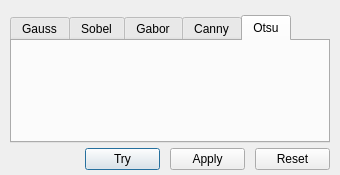
<?xml version="1.0" encoding="UTF-8"?>
<ui version="4.0">
 <class>FiltersDialog</class>
 <widget class="QDialog" name="FiltersDialog">
  <property name="geometry">
   <rect>
    <x>0</x>
    <y>0</y>
    <width>340</width>
    <height>175</height>
   </rect>
  </property>
  <property name="windowTitle">
   <string>Dialog</string>
  </property>
  <layout class="QVBoxLayout" name="verticalLayout">
   <property name="spacing">
    <number>5</number>
   </property>
   <property name="leftMargin">
    <number>10</number>
   </property>
   <property name="topMargin">
    <number>15</number>
   </property>
   <property name="rightMargin">
    <number>10</number>
   </property>
   <property name="bottomMargin">
    <number>5</number>
   </property>
   <item>
    <widget class="QTabWidget" name="filters_tabWidget">
     <property name="layoutDirection">
      <enum>Qt::LeftToRight</enum>
     </property>
     <property name="tabPosition">
      <enum>QTabWidget::North</enum>
     </property>
     <property name="tabShape">
      <enum>QTabWidget::Rounded</enum>
     </property>
     <property name="currentIndex">
      <number>4</number>
     </property>
     <widget class="QWidget" name="gauss_parameters_tab">
      <attribute name="title">
       <string>Gauss</string>
      </attribute>
      <layout class="QGridLayout" name="gridLayout" rowstretch="0,0,0">
       <property name="leftMargin">
        <number>10</number>
       </property>
       <property name="topMargin">
        <number>10</number>
       </property>
       <property name="rightMargin">
        <number>10</number>
       </property>
       <property name="bottomMargin">
        <number>10</number>
       </property>
       <item row="2" column="0">
        <widget class="QFrame" name="gauss_parameters_frame">
         <property name="maximumSize">
          <size>
           <width>150</width>
           <height>75</height>
          </size>
         </property>
         <property name="frameShape">
          <enum>QFrame::NoFrame</enum>
         </property>
         <property name="frameShadow">
          <enum>QFrame::Raised</enum>
         </property>
         <layout class="QGridLayout" name="gridLayout_3">
          <property name="leftMargin">
           <number>0</number>
          </property>
          <property name="topMargin">
           <number>0</number>
          </property>
          <property name="rightMargin">
           <number>0</number>
          </property>
          <property name="bottomMargin">
           <number>0</number>
          </property>
          <property name="horizontalSpacing">
           <number>10</number>
          </property>
          <property name="verticalSpacing">
           <number>5</number>
          </property>
          <item row="1" column="0">
           <widget class="QLabel" name="gauss_sigma_label">
            <property name="maximumSize">
             <size>
              <width>60</width>
              <height>16777215</height>
             </size>
            </property>
            <property name="text">
             <string>Sigma</string>
            </property>
            <property name="alignment">
             <set>Qt::AlignCenter</set>
            </property>
           </widget>
          </item>
          <item row="1" column="1">
           <widget class="QLineEdit" name="gauss_sigma_lineEdit">
            <property name="minimumSize">
             <size>
              <width>55</width>
              <height>0</height>
             </size>
            </property>
            <property name="maximumSize">
             <size>
              <width>50</width>
              <height>16777215</height>
             </size>
            </property>
            <property name="text">
             <string>1.0</string>
            </property>
            <property name="alignment">
             <set>Qt::AlignCenter</set>
            </property>
           </widget>
          </item>
          <item row="0" column="1">
           <widget class="QComboBox" name="gauss_window_comboBox">
            <property name="minimumSize">
             <size>
              <width>55</width>
              <height>0</height>
             </size>
            </property>
            <property name="maximumSize">
             <size>
              <width>60</width>
              <height>16777215</height>
             </size>
            </property>
            <property name="currentText">
             <string>3</string>
            </property>
            <property name="frame">
             <bool>true</bool>
            </property>
            <item>
             <property name="text">
              <string>3</string>
             </property>
            </item>
            <item>
             <property name="text">
              <string>5</string>
             </property>
            </item>
            <item>
             <property name="text">
              <string>7</string>
             </property>
            </item>
           </widget>
          </item>
          <item row="0" column="0">
           <widget class="QLabel" name="gauss_window_label">
            <property name="maximumSize">
             <size>
              <width>60</width>
              <height>16777215</height>
             </size>
            </property>
            <property name="text">
             <string>Window</string>
            </property>
            <property name="alignment">
             <set>Qt::AlignCenter</set>
            </property>
           </widget>
          </item>
         </layout>
        </widget>
       </item>
      </layout>
     </widget>
     <widget class="QWidget" name="sobel_parameters_tab">
      <attribute name="title">
       <string>Sobel</string>
      </attribute>
      <layout class="QGridLayout" name="gridLayout_2">
       <item row="0" column="0">
        <widget class="QLabel" name="sobel_message_label">
         <property name="text">
          <string>No parameters</string>
         </property>
         <property name="alignment">
          <set>Qt::AlignCenter</set>
         </property>
        </widget>
       </item>
      </layout>
     </widget>
     <widget class="QWidget" name="gabor_parameters_tab">
      <attribute name="title">
       <string>Gabor</string>
      </attribute>
      <layout class="QGridLayout" name="gridLayout_5">
       <property name="leftMargin">
        <number>10</number>
       </property>
       <property name="topMargin">
        <number>10</number>
       </property>
       <property name="rightMargin">
        <number>10</number>
       </property>
       <property name="bottomMargin">
        <number>10</number>
       </property>
       <property name="spacing">
        <number>7</number>
       </property>
       <item row="0" column="0">
        <widget class="QFrame" name="gabor_parameters_frame">
         <property name="maximumSize">
          <size>
           <width>150</width>
           <height>75</height>
          </size>
         </property>
         <property name="frameShape">
          <enum>QFrame::NoFrame</enum>
         </property>
         <property name="frameShadow">
          <enum>QFrame::Raised</enum>
         </property>
         <layout class="QGridLayout" name="gridLayout_4">
          <property name="leftMargin">
           <number>0</number>
          </property>
          <property name="topMargin">
           <number>0</number>
          </property>
          <property name="rightMargin">
           <number>0</number>
          </property>
          <property name="bottomMargin">
           <number>0</number>
          </property>
          <property name="horizontalSpacing">
           <number>10</number>
          </property>
          <property name="verticalSpacing">
           <number>5</number>
          </property>
          <item row="1" column="0">
           <widget class="QLabel" name="gabor_tetta_label">
            <property name="maximumSize">
             <size>
              <width>60</width>
              <height>16777215</height>
             </size>
            </property>
            <property name="text">
             <string>Tetta</string>
            </property>
            <property name="alignment">
             <set>Qt::AlignCenter</set>
            </property>
           </widget>
          </item>
          <item row="1" column="1">
           <widget class="QComboBox" name="gabor_tetta_comboBox">
            <property name="minimumSize">
             <size>
              <width>55</width>
              <height>0</height>
             </size>
            </property>
            <property name="maximumSize">
             <size>
              <width>60</width>
              <height>16777215</height>
             </size>
            </property>
            <item>
             <property name="text">
              <string>0</string>
             </property>
            </item>
            <item>
             <property name="text">
              <string>45</string>
             </property>
            </item>
            <item>
             <property name="text">
              <string>90</string>
             </property>
            </item>
            <item>
             <property name="text">
              <string>135</string>
             </property>
            </item>
           </widget>
          </item>
          <item row="0" column="1">
           <widget class="QComboBox" name="gabor_window_comboBox">
            <property name="minimumSize">
             <size>
              <width>55</width>
              <height>0</height>
             </size>
            </property>
            <property name="maximumSize">
             <size>
              <width>60</width>
              <height>16777215</height>
             </size>
            </property>
            <property name="currentText">
             <string>3</string>
            </property>
            <property name="frame">
             <bool>true</bool>
            </property>
            <item>
             <property name="text">
              <string>3</string>
             </property>
            </item>
            <item>
             <property name="text">
              <string>5</string>
             </property>
            </item>
            <item>
             <property name="text">
              <string>7</string>
             </property>
            </item>
           </widget>
          </item>
          <item row="0" column="0">
           <widget class="QLabel" name="gabor_window_label">
            <property name="maximumSize">
             <size>
              <width>60</width>
              <height>16777215</height>
             </size>
            </property>
            <property name="text">
             <string>Window</string>
            </property>
            <property name="alignment">
             <set>Qt::AlignCenter</set>
            </property>
           </widget>
          </item>
         </layout>
        </widget>
       </item>
      </layout>
     </widget>
     <widget class="QWidget" name="canny_parameters_tab">
      <attribute name="title">
       <string>Canny</string>
      </attribute>
      <widget class="QLabel" name="canny_message_label">
       <property name="geometry">
        <rect>
         <x>10</x>
         <y>10</y>
         <width>254</width>
         <height>70</height>
        </rect>
       </property>
       <property name="text">
        <string>No parameters</string>
       </property>
       <property name="alignment">
        <set>Qt::AlignCenter</set>
       </property>
      </widget>
     </widget>
     <widget class="QWidget" name="otsu_parameters_tab">
      <attribute name="title">
       <string>Otsu</string>
      </attribute>
     </widget>
    </widget>
   </item>
   <item>
    <widget class="QFrame" name="buttons_frame">
     <property name="frameShape">
      <enum>QFrame::NoFrame</enum>
     </property>
     <property name="frameShadow">
      <enum>QFrame::Raised</enum>
     </property>
     <layout class="QHBoxLayout" name="horizontalLayout">
      <property name="spacing">
       <number>10</number>
      </property>
      <property name="leftMargin">
       <number>0</number>
      </property>
      <property name="topMargin">
       <number>0</number>
      </property>
      <property name="rightMargin">
       <number>0</number>
      </property>
      <property name="bottomMargin">
       <number>0</number>
      </property>
      <item>
       <spacer name="buttons_horizontalSpacer">
        <property name="orientation">
         <enum>Qt::Horizontal</enum>
        </property>
        <property name="sizeHint" stdset="0">
         <size>
          <width>40</width>
          <height>20</height>
         </size>
        </property>
       </spacer>
      </item>
      <item>
       <widget class="QPushButton" name="try_button">
        <property name="minimumSize">
         <size>
          <width>75</width>
          <height>0</height>
         </size>
        </property>
        <property name="maximumSize">
         <size>
          <width>75</width>
          <height>16777215</height>
         </size>
        </property>
        <property name="text">
         <string>Try</string>
        </property>
       </widget>
      </item>
      <item>
       <widget class="QPushButton" name="apply_button">
        <property name="minimumSize">
         <size>
          <width>75</width>
          <height>0</height>
         </size>
        </property>
        <property name="maximumSize">
         <size>
          <width>75</width>
          <height>16777215</height>
         </size>
        </property>
        <property name="text">
         <string>Apply</string>
        </property>
       </widget>
      </item>
      <item>
       <widget class="QPushButton" name="reset_button">
        <property name="minimumSize">
         <size>
          <width>75</width>
          <height>0</height>
         </size>
        </property>
        <property name="maximumSize">
         <size>
          <width>75</width>
          <height>16777215</height>
         </size>
        </property>
        <property name="text">
         <string>Reset</string>
        </property>
       </widget>
      </item>
     </layout>
    </widget>
   </item>
  </layout>
 </widget>
 <resources/>
 <connections/>
</ui>
